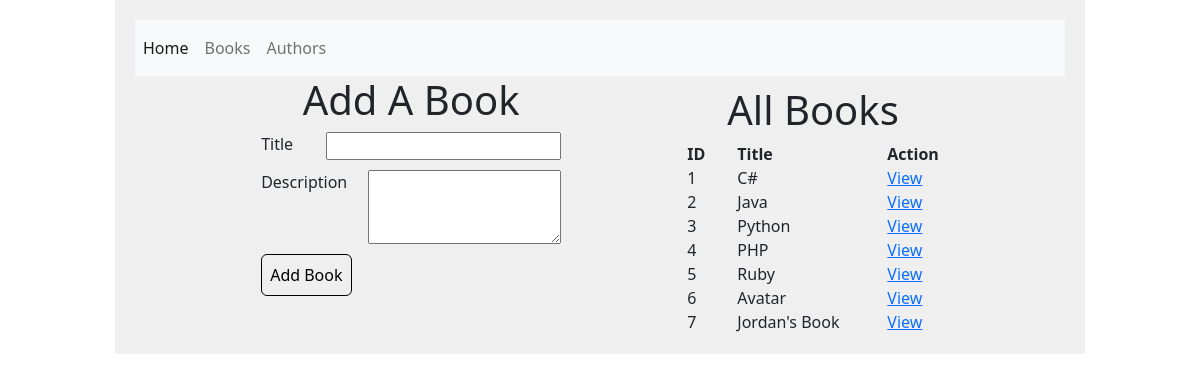
/books, run on the app's committed database.
### books_authors_shell_app/models.py (models this page shows)
class Book(models.Model):
    title = models.CharField(max_length = 255)
    description = models.TextField()
    created_at = models.DateTimeField(auto_now_add = True)
    updated_at = models.DateTimeField(auto_now = True)

### books_authors_shell_app/views.py (the view)
# urls.py: path('books', views.books),
def books(request):
    context = {
        'all_books' : Book.objects.all()
    }
    return render(request, 'books.html', context)

### books_authors_shell_app/templates/books.html (shortened to what this page needs)
{% extends 'base.html' %}
{% block content %}
<div id="wrapper">
    <div id="add">
        <h1>Add A Book</h1>
        <form action="/books/create" method="post">
            <div class="form_field">
                <label for="title">Title</label>
                <input type="text" name="title">
            </div>
            <div class="form_field">
                <label for="description">Description</label>
                <textarea name="description" cols="19" rows="3"></textarea>
            </div>
            <input class="button" type="submit" value="Add Book">
        </form>
    </div>
    <div id="books" class="tables">
        <h1> All Books</h1>
        <table>
            <thead>
                <tr>
                    <th>ID</th>
                    <th class="middle">Title</th>
                    <th>Action</th>
                </tr>
            </thead>
            <tbody>
                {% for book in all_books %}
                <tr>
                    <td>{{book.id}}</td>
                    <td class="middle">{{book.title}}</td>
                    <td><a href="books/{{book.id}}">View</a></td>
                </tr>
                {% endfor %}
            </tbody>
        </table>
    </div>
</div>
{% endblock %}

### books_authors_shell_app/static/css/style.css (style rules this page uses)
* { margin: 0px; padding: 0px; }
#wrapper { display: flex; justify-content: space-evenly; margin: auto; }
.middle { width: 150px; }
.tables th, td { min-width: 50px; margin: 5px; }
.tables h1 { text-align: center; margin-top: 10px; }
.form_field { display: flex; justify-content: space-between; margin-bottom: 10px; }
#add { width: 300px; }
#add h1 { text-align: center; }
.button { padding: 8px; border: 1px solid black; border-radius: 6px; }

### data on the page
Book: id "1", title "C#"
Book: id "2", title "Java"
Book: id "3", title "Python"
Book: id "4", title "PHP"
Book: id "5", title "Ruby"
Book: id "6", title "Avatar"
Book: id "7", title "Jordan's Book"
